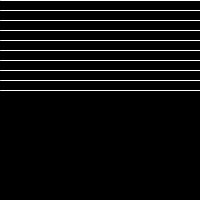
Frame 1 (no input)
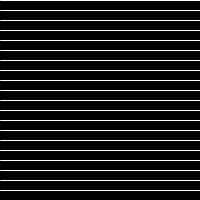
Frame 60 (the mouse pressed at the canvas centre just before this capture)
Frame 120 (the mouse held since frame 60 and released just before this capture): identical to frame 60, image omitted

The Processing sketch that drew these frames (run headless with seeded random() and noise(); from frame 60 on, the mouse is pressed at the canvas centre):

// Processing sketch: Exercise_6_5
// ── Exercise_6_5.pde
int endY;
void setup() {
  size(200, 200);
  frameRate(5);
  endY= 100;
}
void draw() {
  background(0);
  for (int y = 0; y<endY; y+=10) {
    stroke(255);
    line(0, y, width, y);
  }
  endY += 10;
}
